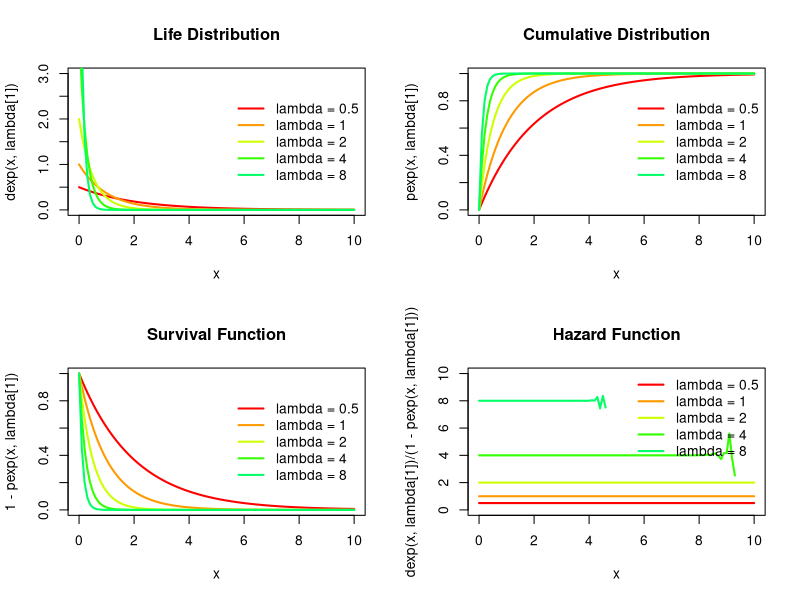

This figure's R source:
##### Exponential Distribution
### parameter
lambda = c(0.5, 1, 2, 4, 8)	# lambda

### Input Variable
x <- seq(0, 10, length.out = 101)


color = rainbow(10)
par(mfrow = c(2, 2))

### Life Distribution
plot(x, dexp(x, lambda[1]), xlim=c(0, 10), ylim=c(0, 3), col=color[1], lwd=2, type = 'l', main="Life Distribution")
for (i in 2:5)	{	lines(x, dexp(x, lambda[i]), col=color[i], lwd=2);	}
legend('right', bty = 'n', lwd=2, col=color[1:5], legend = c('lambda = 0.5', 'lambda = 1', 'lambda = 2', 'lambda = 4', 'lambda = 8'))

### Cumulative Distribution
plot(x, pexp(x, lambda[1]), xlim=c(0, 10), ylim=c(0, 1), col=color[1], lwd=2, type = 'l', main="Cumulative Distribution")
for (i in 2:5)	{	lines(x, pexp(x, lambda[i]), col=color[i], lwd=2);	}
legend('right', bty = 'n', lwd=2, col=color[1:5], legend = c('lambda = 0.5', 'lambda = 1', 'lambda = 2', 'lambda = 4', 'lambda = 8'))

### Survival Function
plot(x, 1-pexp(x, lambda[1]), xlim=c(0, 10), ylim=c(0, 1), col=color[1], lwd=2, type = 'l', main="Survival Function")
for (i in 2:5)	{	lines(x, 1-pexp(x, lambda[i]), col=color[i], lwd=2);	}
legend('right', bty = 'n', lwd=2, col=color[1:5], legend = c('lambda = 0.5', 'lambda = 1', 'lambda = 2', 'lambda = 4', 'lambda = 8'))

### Hazard Function
plot(x, dexp(x, lambda[1])/(1-pexp(x, lambda[1])), xlim=c(0, 10), ylim=c(0, 10), col=color[1], lwd=2, type = 'l', main="Hazard Function")
for (i in 2:5) {	lines(x, dexp(x, lambda[i])/(1-pexp(x, lambda[i])), col=color[i], lwd=2);	}
legend('topright', bty = 'n', lwd=2, col=color[1:5], legend = c('lambda = 0.5', 'lambda = 1', 'lambda = 2', 'lambda = 4', 'lambda = 8'))
